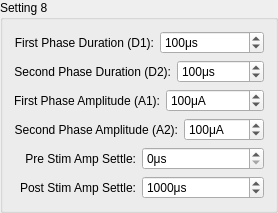
    <widget class="QGroupBox" name="groupBox_8">
     <property name="title">
      <string>Setting 8</string>
     </property>
     <layout class="QGridLayout" name="gridLayout_11">
      <item row="0" column="0">
       <layout class="QHBoxLayout" name="horizontalLayout_62">
        <item>
         <widget class="QLabel" name="label_61">
          <property name="font">
           <font>
            <pointsize>9</pointsize>
            <weight>50</weight>
            <bold>false</bold>
           </font>
          </property>
          <property name="text">
           <string>First Phase Duration (D1):</string>
          </property>
          <property name="alignment">
           <set>Qt::AlignRight|Qt::AlignTrailing|Qt::AlignVCenter</set>
          </property>
         </widget>
        </item>
        <item>
         <widget class="QSpinBox" name="spb_s8_d1">
          <property name="sizePolicy">
           <sizepolicy hsizetype="Preferred" vsizetype="Fixed">
            <horstretch>0</horstretch>
            <verstretch>0</verstretch>
           </sizepolicy>
          </property>
          <property name="minimumSize">
           <size>
            <width>80</width>
            <height>0</height>
           </size>
          </property>
          <property name="suffix">
           <string>μs</string>
          </property>
          <property name="minimum">
           <number>0</number>
          </property>
          <property name="maximum">
           <number>5000</number>
          </property>
          <property name="value">
           <number>100</number>
          </property>
         </widget>
        </item>
       </layout>
      </item>
      <item row="1" column="0">
       <layout class="QHBoxLayout" name="horizontalLayout_63">
        <item>
         <widget class="QLabel" name="label_62">
          <property name="font">
           <font>
            <pointsize>9</pointsize>
            <weight>50</weight>
            <bold>false</bold>
           </font>
          </property>
          <property name="text">
           <string>Second Phase Duration (D2):</string>
          </property>
          <property name="alignment">
           <set>Qt::AlignRight|Qt::AlignTrailing|Qt::AlignVCenter</set>
          </property>
         </widget>
        </item>
        <item>
         <widget class="QSpinBox" name="spb_s8_d2">
          <property name="sizePolicy">
           <sizepolicy hsizetype="Preferred" vsizetype="Fixed">
            <horstretch>0</horstretch>
            <verstretch>0</verstretch>
           </sizepolicy>
          </property>
          <property name="minimumSize">
           <size>
            <width>80</width>
            <height>0</height>
           </size>
          </property>
          <property name="suffix">
           <string>μs</string>
          </property>
          <property name="minimum">
           <number>0</number>
          </property>
          <property name="maximum">
           <number>5000</number>
          </property>
          <property name="value">
           <number>100</number>
          </property>
         </widget>
        </item>
       </layout>
      </item>
      <item row="2" column="0">
       <layout class="QHBoxLayout" name="horizontalLayout_64">
        <item>
         <widget class="QLabel" name="label_63">
          <property name="font">
           <font>
            <pointsize>9</pointsize>
            <weight>50</weight>
            <bold>false</bold>
           </font>
          </property>
          <property name="text">
           <string>First Phase Amplitude (A1):</string>
          </property>
          <property name="alignment">
           <set>Qt::AlignRight|Qt::AlignTrailing|Qt::AlignVCenter</set>
          </property>
         </widget>
        </item>
        <item>
         <widget class="QSpinBox" name="spb_s8_a1">
          <property name="sizePolicy">
           <sizepolicy hsizetype="Preferred" vsizetype="Fixed">
            <horstretch>0</horstretch>
            <verstretch>0</verstretch>
           </sizepolicy>
          </property>
          <property name="minimumSize">
           <size>
            <width>80</width>
            <height>0</height>
           </size>
          </property>
          <property name="suffix">
           <string>μA</string>
          </property>
          <property name="minimum">
           <number>0</number>
          </property>
          <property name="maximum">
           <number>2550</number>
          </property>
          <property name="value">
           <number>100</number>
          </property>
         </widget>
        </item>
       </layout>
      </item>
      <item row="3" column="0">
       <layout class="QHBoxLayout" name="horizontalLayout_65">
        <item>
         <widget class="QLabel" name="label_64">
          <property name="font">
           <font>
            <pointsize>9</pointsize>
            <weight>50</weight>
            <bold>false</bold>
           </font>
          </property>
          <property name="text">
           <string>Second Phase Amplitude (A2):</string>
          </property>
          <property name="alignment">
           <set>Qt::AlignRight|Qt::AlignTrailing|Qt::AlignVCenter</set>
          </property>
         </widget>
        </item>
        <item>
         <widget class="QSpinBox" name="spb_s8_a2">
          <property name="sizePolicy">
           <sizepolicy hsizetype="Preferred" vsizetype="Fixed">
            <horstretch>0</horstretch>
            <verstretch>0</verstretch>
           </sizepolicy>
          </property>
          <property name="minimumSize">
           <size>
            <width>80</width>
            <height>0</height>
           </size>
          </property>
          <property name="suffix">
           <string>μA</string>
          </property>
          <property name="minimum">
           <number>0</number>
          </property>
          <property name="maximum">
           <number>2550</number>
          </property>
          <property name="value">
           <number>100</number>
          </property>
         </widget>
        </item>
       </layout>
      </item>
      <item row="4" column="0">
       <layout class="QHBoxLayout" name="horizontalLayout_66">
        <item>
         <widget class="QLabel" name="label_65">
          <property name="font">
           <font>
            <pointsize>9</pointsize>
            <weight>50</weight>
            <bold>false</bold>
           </font>
          </property>
          <property name="text">
           <string>Pre Stim Amp Settle:</string>
          </property>
          <property name="alignment">
           <set>Qt::AlignRight|Qt::AlignTrailing|Qt::AlignVCenter</set>
          </property>
         </widget>
        </item>
        <item>
         <widget class="QSpinBox" name="spb_s8_pre1">
          <property name="sizePolicy">
           <sizepolicy hsizetype="Preferred" vsizetype="Fixed">
            <horstretch>0</horstretch>
            <verstretch>0</verstretch>
           </sizepolicy>
          </property>
          <property name="minimumSize">
           <size>
            <width>80</width>
            <height>0</height>
           </size>
          </property>
          <property name="suffix">
           <string>μs</string>
          </property>
          <property name="minimum">
           <number>0</number>
          </property>
          <property name="maximum">
           <number>500000</number>
          </property>
          <property name="value">
           <number>0</number>
          </property>
         </widget>
        </item>
       </layout>
      </item>
      <item row="5" column="0">
       <layout class="QHBoxLayout" name="horizontalLayout_67">
        <item>
         <widget class="QLabel" name="label_66">
          <property name="font">
           <font>
            <pointsize>9</pointsize>
            <weight>50</weight>
            <bold>false</bold>
           </font>
          </property>
          <property name="text">
           <string>Post Stim Amp Settle:</string>
          </property>
          <property name="alignment">
           <set>Qt::AlignRight|Qt::AlignTrailing|Qt::AlignVCenter</set>
          </property>
         </widget>
        </item>
        <item>
         <widget class="QSpinBox" name="spb_s8_post1">
          <property name="sizePolicy">
           <sizepolicy hsizetype="Preferred" vsizetype="Fixed">
            <horstretch>0</horstretch>
            <verstretch>0</verstretch>
           </sizepolicy>
          </property>
          <property name="minimumSize">
           <size>
            <width>80</width>
            <height>0</height>
           </size>
          </property>
          <property name="suffix">
           <string>μs</string>
          </property>
          <property name="minimum">
           <number>0</number>
          </property>
          <property name="maximum">
           <number>500000</number>
          </property>
          <property name="value">
           <number>1000</number>
          </property>
         </widget>
        </item>
       </layout>
      </item>
     </layout>
    </widget>
